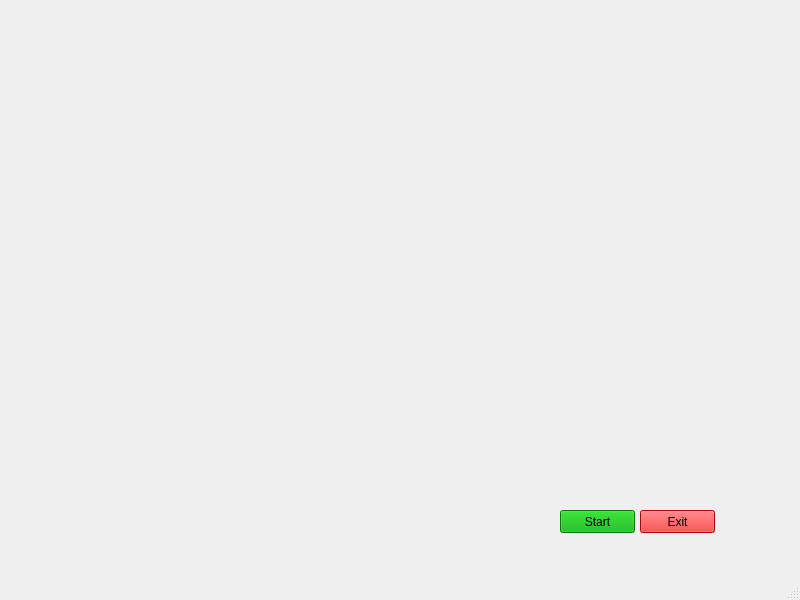
<?xml version="1.0" encoding="UTF-8"?>
<ui version="4.0">
 <class>MainWindow</class>
 <widget class="QMainWindow" name="MainWindow">
  <property name="geometry">
   <rect>
    <x>0</x>
    <y>0</y>
    <width>800</width>
    <height>600</height>
   </rect>
  </property>
  <property name="windowTitle">
   <string>MainWindow</string>
  </property>
  <widget class="QWidget" name="centralwidget">
   <widget class="QLabel" name="devilGui">
    <property name="geometry">
     <rect>
      <x>0</x>
      <y>0</y>
      <width>801</width>
      <height>581</height>
     </rect>
    </property>
    <property name="styleSheet">
     <string notr="true"/>
    </property>
    <property name="text">
     <string/>
    </property>
    <property name="pixmap">
     <pixmap>pics/jarvisImage.jpg</pixmap>
    </property>
    <property name="scaledContents">
     <bool>true</bool>
    </property>
   </widget>
   <widget class="QPushButton" name="pushButton">
    <property name="geometry">
     <rect>
      <x>560</x>
      <y>510</y>
      <width>75</width>
      <height>23</height>
     </rect>
    </property>
    <property name="autoFillBackground">
     <bool>false</bool>
    </property>
    <property name="styleSheet">
     <string notr="true">background:rgb(0, 170, 0);
font: 75 10pt &quot;MS Shell Dlg 2&quot;;</string>
    </property>
    <property name="text">
     <string>Start</string>
    </property>
   </widget>
   <widget class="QPushButton" name="pushButton_2">
    <property name="geometry">
     <rect>
      <x>640</x>
      <y>510</y>
      <width>75</width>
      <height>23</height>
     </rect>
    </property>
    <property name="autoFillBackground">
     <bool>false</bool>
    </property>
    <property name="styleSheet">
     <string notr="true">background:rgb(255, 0, 0);
font: 75 10pt &quot;MS Shell Dlg 2&quot;;</string>
    </property>
    <property name="text">
     <string>Exit</string>
    </property>
   </widget>
  </widget>
  <widget class="QMenuBar" name="menubar">
   <property name="geometry">
    <rect>
     <x>0</x>
     <y>0</y>
     <width>800</width>
     <height>22</height>
    </rect>
   </property>
  </widget>
  <widget class="QStatusBar" name="statusbar"/>
 </widget>
 <resources/>
 <connections/>
</ui>
